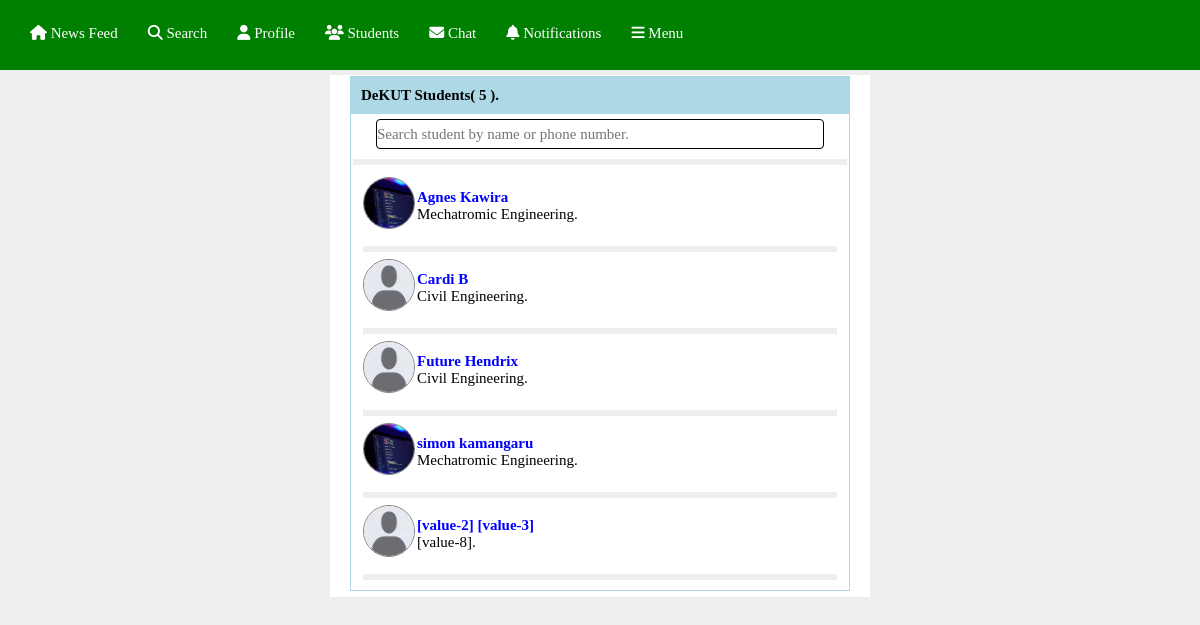
Page /students.php (signed in) on the committed database.
### tables this page shows
CREATE TABLE `register` (
  `id` int(100) NOT NULL,
  `FirstName` varchar(100) NOT NULL,
  `LastName` varchar(100) NOT NULL,
  `phone` varchar(100) NOT NULL,
  `gender` varchar(100) NOT NULL,
  `nationality` varchar(100) NOT NULL,
  `School` varchar(100) NOT NULL,
  `course` varchar(100) NOT NULL,
  `bio_data` varchar(100) NOT NULL,
  `profile_pic` varchar(100) NOT NULL,
  `acc_type` varchar(100) NOT NULL,
  `password` varchar(100) NOT NULL
);

### students.php (the view, shortened to what this page needs)
<?php
include "header.php";
$defaultProfilePhotoStudent='photos/default_photos/one.jpg';
$getStudents=mysqli_query($conn,"SELECT * FROM register WHERE acc_type!='other' AND acc_type!='graduate' ORDER BY FirstName ASC");
$getStudentsNum=mysqli_num_rows($getStudents);
?>
<!DOCTYPE html>
<html>
<head>
</head>
<body>
<div id="body_center">
	<div id="students">
		<p style="background:lightblue;padding:10px;font-weight: bold;">DeKUT Students(
			<?php
			if($getStudentsNum>=1000&&$getStudentsNum<1000000)
			{
				$kNum=$getStudentsNum/1000;
				echo $kNum;
			}
			else{
				echo $getStudentsNum;
			}
			?>
			).
		</p>
		<center>
		<form action="students.php">
			<input type="search" name="search" id="search" placeholder="Search student by name or phone number.">
		</form>
	     </center>
	     <p style="width:98%;margin:auto;padding:3px;background:#eee;"></p>
		<div id="actual_students">
			<?php
			while($getStudentsRow=mysqli_fetch_assoc($getStudents))
			{
				$studentsProfilePhoto='photos/profile/'.$getStudentsRow['profile_pic'];
                ?>
                <form action="students.php" method="POST" enctype="multipart/form-data">
                	<button type="submit" name="getProfile" style="background: transparent;border:none;">
                		<table>
		                    <tr>
			                    <td>
				                    <?php
				                    if($getStudentsRow['profile_pic']=="")
				                    {
				                    	?>
				                     <img src="<?php echo $defaultProfilePhotoStudent; ?>" height="50" width="50" id="profilePicture">
				                     <?php
				                    }
				                    else{
				                    ?>
				                   <img src="<?php echo $studentsProfilePhoto; ?>" height="50" width="50" id="profilePicture">
				                        <?php
			                        }
			                        ?>
			                        </td>
			                        <td>
			                        	<b id="profileName"><?php echo $getStudentsRow['FirstName']." ".$getStudentsRow['LastName'];?></b>
			                        	<br>
			                        	<?php
                                        if($getStudentsRow['course']!='')
                                        {
                                        	echo '<small class="color:gray;">'.$getStudentsRow['course'].'.</small>';
                                        }
                                        elseif($getStudentsRow['course']==''&&$getStudentsRow['School']!='')
                                        {
                                        	echo '<small class="color:gray;">School of '.$getStudentsRow['School'].'.</small>';
                                        }
                                        else{
                                        	echo '<small class="color:gray;">Currently a student at DeKUT.</small>';
                                        }
			                        	?>
			                        </td>
		                        </tr>
	                        </table>
                	</button>
                	<p style="width:98%;margin:auto;padding:3px;background:#eee;"></p>
                </form>
                <?php
			}
			?>
		</div>
	</div>
</div>
</body>
</html>

### css/styles.css (style rules this page uses)
* { margin:0 0 5px 0; padding:0; font-family:calibri; font-size:15px; }
body { background:#eee; }
#body_center { width:500px; background:white; margin:auto; padding:1px 20px; }
#profilePicture { border:1px solid gray; border-radius:50%; }
#profileName { color:blue; }

### students.php (style rules this page uses)
#students { border:1px solid lightblue; }
#actual_students { margin:10px; }
#search { width:90%; height:30px; border-radius:4px; border:1px solid #000; }

### rows in the picture
register: profile_pic (picture), FirstName "Agnes", LastName "Kawira", course "Mechatromic Engineering"
register: FirstName "Cardi", LastName "B", course "Civil Engineering"
register: FirstName "Future", LastName "Hendrix", course "Civil Engineering"
register: profile_pic (picture), FirstName "simon", LastName "kamangaru", course "Mechatromic Engineering"
register: FirstName "[value-2]", LastName "[value-3]", course "[value-8]"

### other values in the picture
$getStudentsNum "5"
